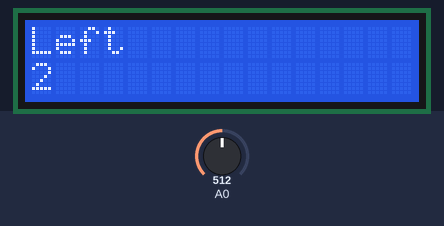
This sketch was run on a simulated Arduino Uno, built with avr-gcc and run on an emulated ATmega328P. On the bench: 16×2 character LCD. The test bench sets the inputs (shaded band); at power-on: A0 = 512.

Above: at 2.2 s.
2.3 s: A0 set to 585
4.5 s: A0 set to 608
At 6.8 s:
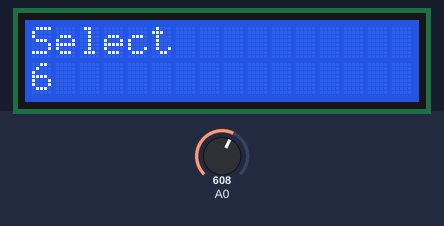
7.5 s: A0 set to 783
9.5 s: A0 set to 806
At 10.6 s:
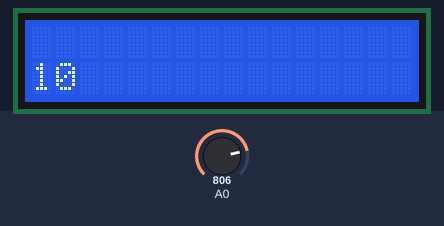
12.5 s: A0 set to 390
At 13.8 s:
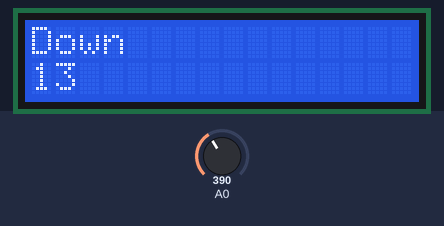
15.5 s: A0 set to 217
17.5 s: A0 set to 186
At 18.8 s:
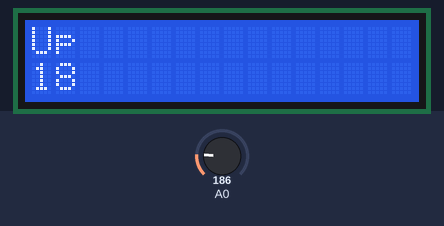
Timing chart, 0 to 20.5 s (numbered marks = the images above; inputs shaded):
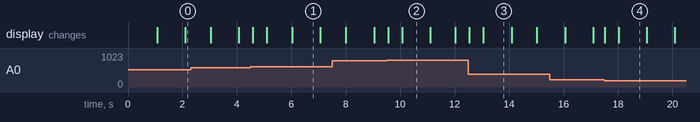

The sketch:

lcd_shield.ino
```cpp
// include the library code:
#include <LiquidCrystal.h>

// initialize the library with the numbers of the interface pins
LiquidCrystal lcd(8, 9, 4, 5, 6, 7);

void setup()
{
  Serial.begin(9600);
  lcd.begin(16, 2);
  lcd.setCursor(0,0);
  lcd.print("LCD Key Shield");
  lcd.setCursor(0,1);
  lcd.print("Press Key:");
  delay(1000);
}

void loop()
{
  int x;
  lcd.clear();
  lcd.setCursor(0,1);
  lcd.print(millis()/1000);
  x = analogRead(A0);
  lcd.setCursor(0,0);

  if (x < 60)
  {
    lcd.print ("Right");
  }
  else if (x < 200)
  {
    lcd.print ("Up");
  }
  else if (x < 400)
  {
    lcd.print ("Down");
  }
  else if (x < 600)
  {
    lcd.print ("Left");
  }
  else if (x < 800)
  {
    lcd.print ("Select");
  }

  delay(100);
}
```

Measured:
- the behaviour switches between 599 and 600 on A0 (found by bisection; images 0 and 1)
- the behaviour switches between 799 and 800 on A0 (found by bisection; images 1 and 2)
- the behaviour switches between 200 and 199 on A0 (found by bisection; images 3 and 4)
- after the input at 4.5 s, the display: first changes after 0.08 s (image 1 shows a later state)
- after the input at 9.5 s, the display: first changes after 0.06 s (image 2 shows a later state)
- after the input at 12.5 s, the display: first changes at once (image 3 shows a later state)
- after the input at 17.5 s, the display: first changes at once (image 4 shows a later state)
